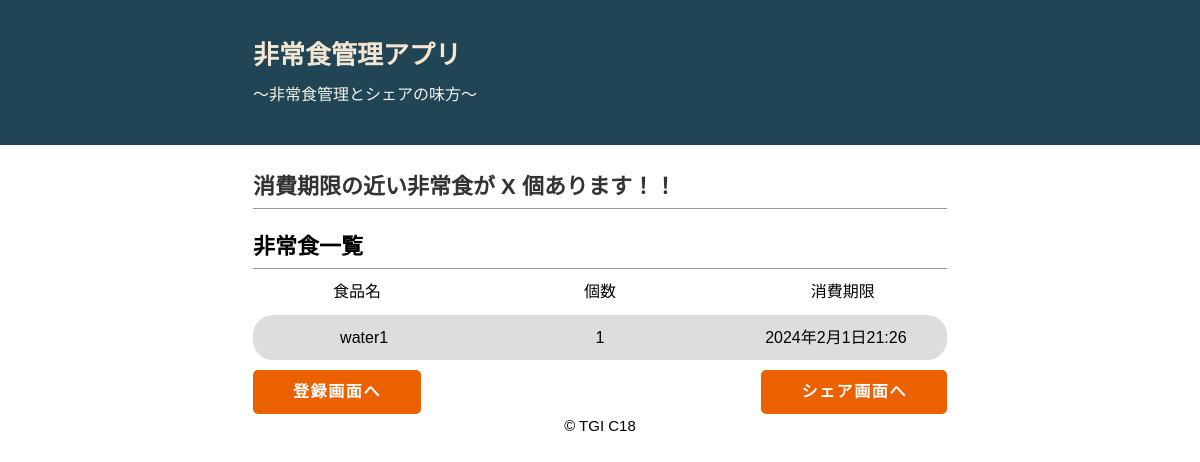
Before: /emfood/ with the older database file.
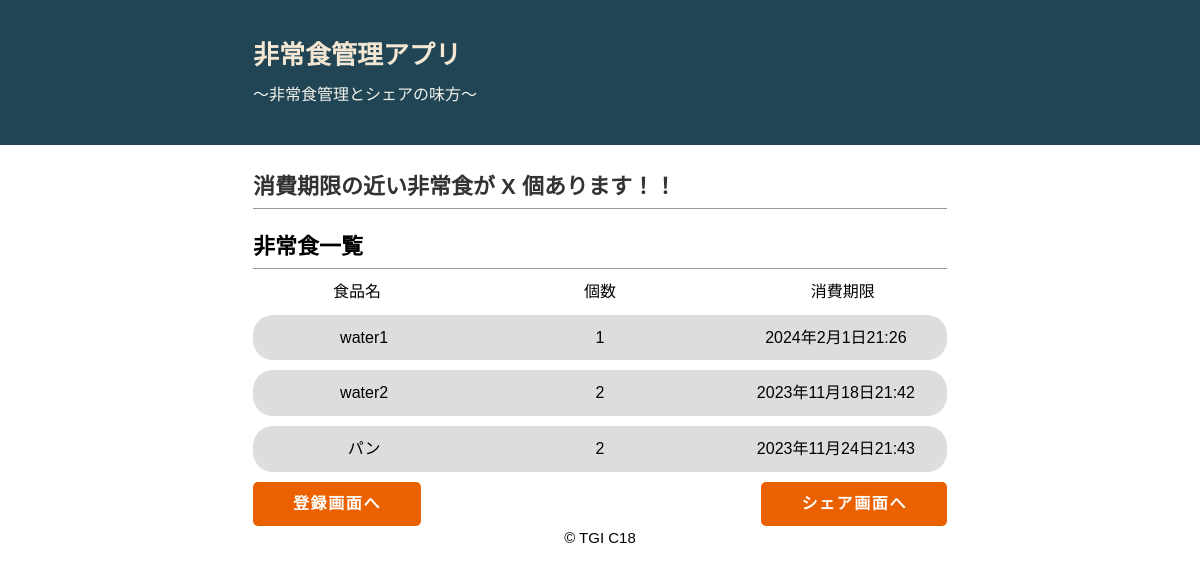
After: the same page with the newer database file.
### emfood/models.py (models this page shows)
class Emfood(models.Model):
    name = models.CharField(max_length=200)
    num = models.IntegerField()
    expire_date = models.DateTimeField(blank=True, null=True)

### emfood/views.py (the view)
# urls.py: path("", views.index, name="index"),
def index(request):
    foodData = Emfood.objects.all()
    header = ['ID', '非常食名', '保有数', '消費期限']
    my_dict = {
        'title': '保有非常食一覧',
        'header': header,
        'foodData': foodData,
    }
    return render(request, "emfood/index.html", my_dict)

### emfood/templates/emfood/index.html (shortened to what this page needs)
{% load static %}
<link rel="stylesheet" href="{% static 'emfood/style.css' %}">
<!DOCTYPE html>
<html lang="ja">
    <head>
    </head>
    <body>
        <div id="outer">
            <header>
                <div id="header-container">
                    <div id="head-inner">
                        <h1>非常食管理アプリ　</h1>
                        <p class="description">～非常食管理とシェアの味方～</p>
                    </div>
                </div>
            </header>
            <div id="content-wrapper">
                <main>
                    {% if True %}
                    <div id="inner">
                        <h2>消費期限の近い非常食が X 個あります！！</h2>
                    </div>
                    {% endif %}
                </main>
                <aside>
                    <h2>非常食一覧</h2>
                    <div class="food-list-head">
                        <div class='food-name'>食品名</div>
                        <div class='food-num'>個数</div>
                        <div class='food-ex'>消費期限</div>
                    </div>
                    {% for food in foodData %}
                    <div class="food-list">
                        <div class='food-name'>{{ food.name }}</div>
                        <div class='food-num'>{{ food.num}}</div>
                        <div class='food-ex'>{{ food.expire_date }}</div>
                    </div>
                    {% endfor %}
                </aside>
                <div class="container">
                    <a href="./register" class="btn btn--orange register-btn">登録画面へ<a>
                    <a href="" class="btn btn--orange share-btn">シェア画面へ</a>
                </div>
            </div>
            <footer>© TGI C18</footer>
        </div>
    </body>
</html>

Changed rows visible on the page:
added Emfood: name "water2", num "2", expire_date "2023年11月18日21:42"
added Emfood: name "パン", num "2", expire_date "2023年11月24日21:43"
